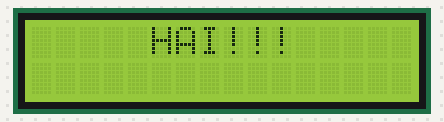
The sketch below on a simulated Arduino Uno, built with avr-gcc and run on an emulated ATmega328P. On the bench: 16×2 character LCD.

Above: at 0.1 s.
At 1.6 s:
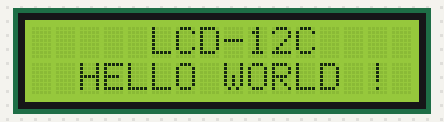

The sketch:

liquidCrystalDisplay.ino
```cpp
#include <LiquidCrystal_I2C.h>

// Initialize the I2C LCD with address 0x27 and dimensions 16x2
LiquidCrystal_I2C lcd(0x27, 16, 2);

void setup() {
  lcd.init();          // Initialize the LCD
  lcd.backlight();     // Turn on the backlight
  lcd.setCursor(5, 0); // Set the cursor to column 5, row 0
  lcd.print("HAI!!!"); // Print "HAI!!!" on the LCD
  delay(1500);         // Wait for 1.5 seconds
}

void loop() {
  lcd.clear();          // Clear the LCD
  lcd.setCursor(5, 0);  // Set the cursor to column 5, row 0
  lcd.print("LCD-12C"); // Print "LCD-12C" on the first row
  lcd.setCursor(2, 1);  // Set the cursor to column 2, row 1
  lcd.print("HELLO WORLD !"); // Print "HELLO WORLD !" on the second row
  delay(2000);          // Wait for 2 seconds
}
```
